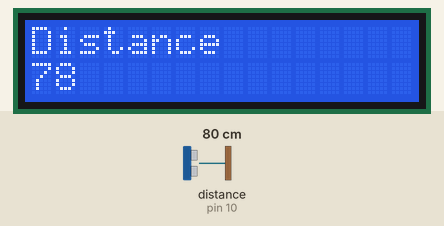
Simulated run of this sketch. Board: Arduino Uno, built with avr-gcc and run on an emulated ATmega328P. On the bench: 16×2 character LCD. Wiring (inferred from the names in the program): ultrasonic range finder: trigger pin 9; echo pin 10. Inputs (shaded band) come from the test bench; at power-on: distance to the obstacle (sensor on pin 10) 80 cm. The echo pulse lasts 58.3 µs per cm; what the sketch prints to the serial monitor is not drawn.

Above: at 2.7 s.
2.8 s: distance to the obstacle (sensor on pin 10) set to 2 cm
At 7.1 s:
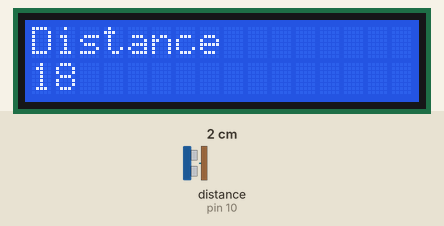
8.8 s: distance to the obstacle (sensor on pin 10) set to 4 cm
At 12.8 s:
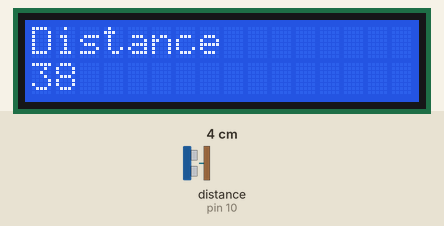
13.7 s: distance to the obstacle (sensor on pin 10) set to 9 cm
At 16.7 s:
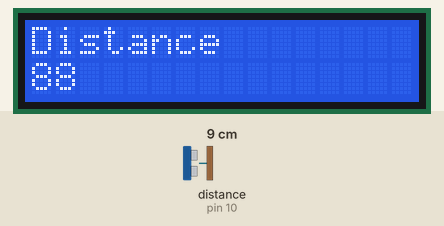
Timing chart, 0 to 18.2 s (numbered marks = the images above; inputs shaded):
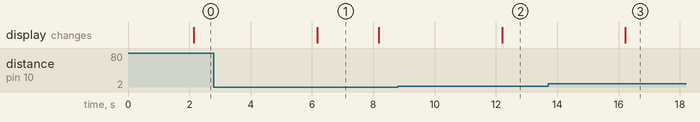

Measured:
- after the input at 2.8 s, the display: changes after 3.4 s (image 1)
- after the input at 8.8 s, the display: changes after 3.4 s (image 2)
- after the input at 13.7 s, the display: changes after 2.5 s (image 3)
- what the display in image 1 shows lasts 2.0 s, from 6.2 s to 8.2 s

The sketch:

Arduino_distanceMeasurement.ino
```cpp
#include <Wire.h>
#include <LiquidCrystal_I2C.h>
LiquidCrystal_I2C lcd(0x27, 16, 2);   //Create Object -> Class_name object_name(parameters);
// defines pins numbers
#define trigPin 9
#define echoPin 10

// defines variables
long duration;
int distance;

void setup() {
pinMode(trigPin, OUTPUT); // Sets the trigPin as an Output
pinMode(echoPin, INPUT); // Sets the echoPin as an Input
Serial.begin(9600); // To start serial communication  at a rate of 9600 bits per second.

lcd.begin(16,2);//Defining 16 columns and 2 rows of lcd display
lcd.init();
lcd.backlight();
}

void loop() {
// Clears the trigPin
digitalWrite(trigPin, LOW);
delayMicroseconds(2);

// Sets the trigPin on HIGH state for 10 micro seconds
digitalWrite(trigPin, HIGH);
delayMicroseconds(10);
digitalWrite(trigPin, LOW);

// Reads the echoPin, returns the sound wave travel time in microseconds
duration = pulseIn(echoPin, HIGH);

// Calculating the distance
distance= duration*0.034/2;

// Prints the distance on the Serial Monitor
Serial.print("Distance: ");
Serial.println(distance);
delay(2000);


lcd.setCursor(0,0);     //Set cursor at first column and first row
lcd.print("Distance");

lcd.setCursor(0,1);     //Set cursor at first column and second row
lcd.print(distance);
}
```
